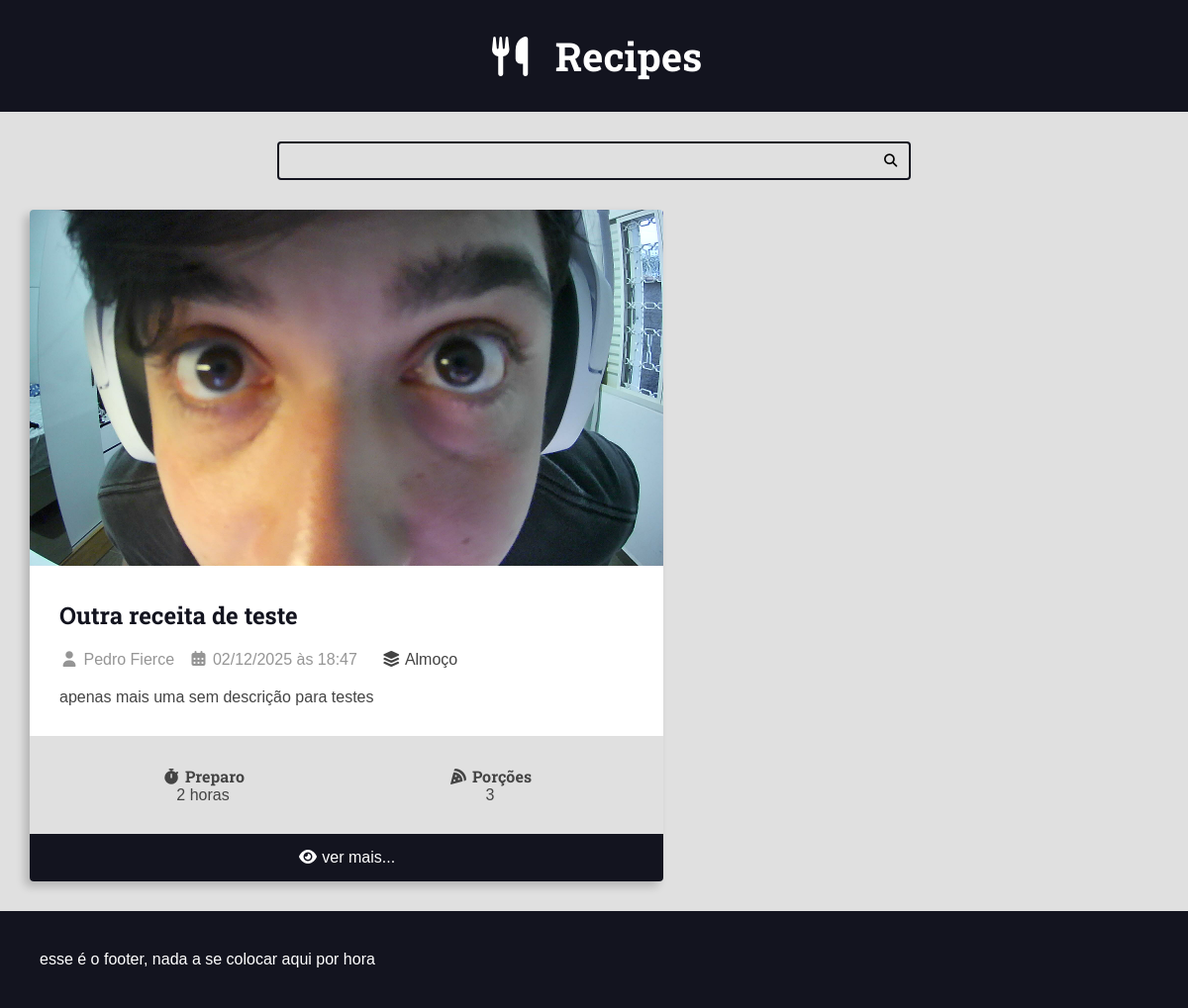
/recipes/category/2/, run on an earlier commit of the app's database.
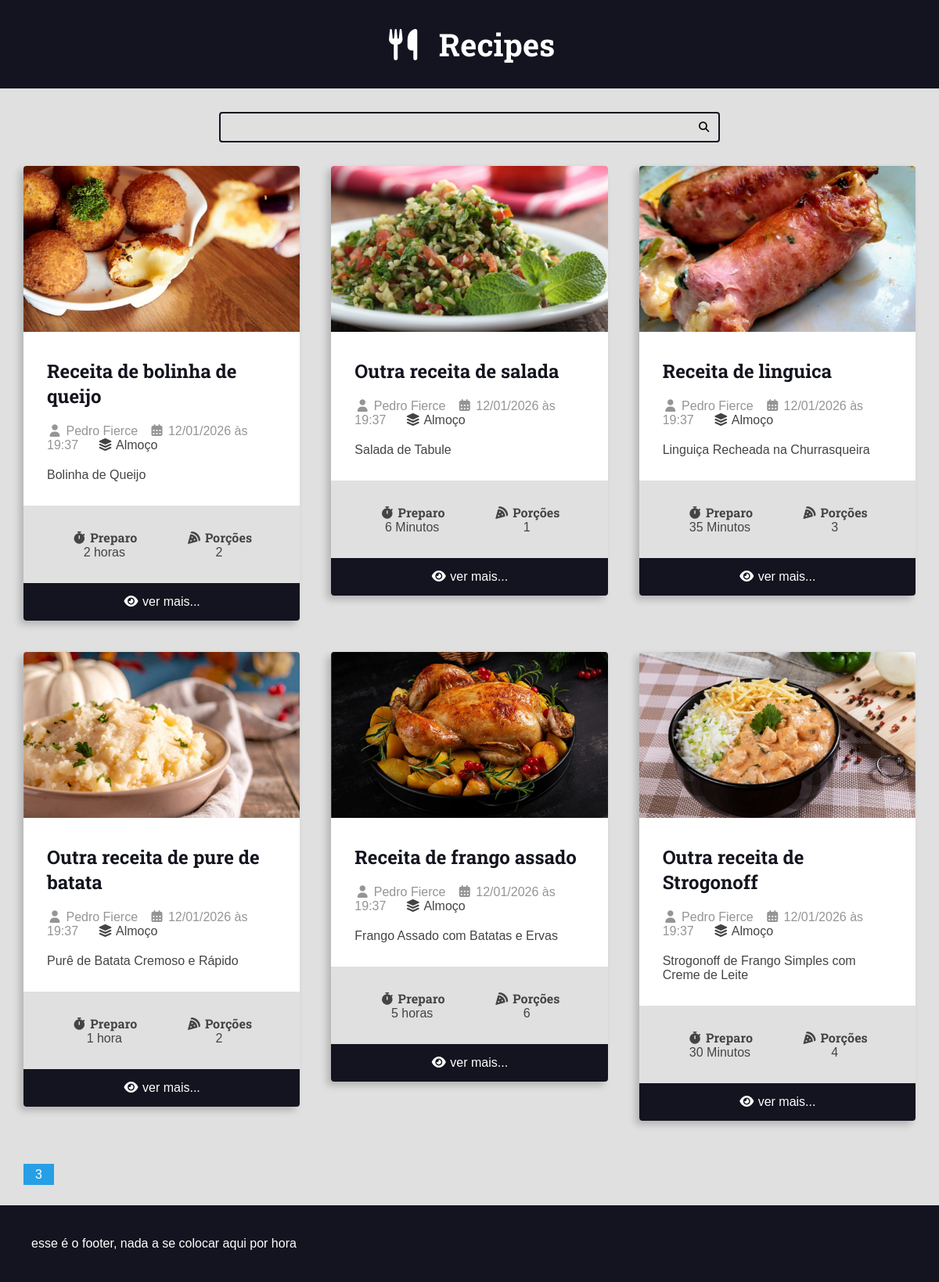
And on a later commit of the database.
### recipes/models.py (models this page shows, shortened)
class Recipe(models.Model):
    title = models.CharField(max_length=65)
    description = models.CharField(max_length=165)
    slug = models.SlugField(unique=True)
    preparation_time = models.IntegerField()
    preparation_time_unit = models.CharField(max_length=65)
    servings = models.IntegerField()
    servings_time_unit = models.CharField(max_length=65)
    preparation_steps = models.TextField()
    preparation_steps_is_html = models.BooleanField(default=False)
    created_at = models.DateTimeField(auto_now_add=True)
    update_at = models.DateTimeField(auto_now=True)
    is_published = models.BooleanField(default=False)
    cover = models.ImageField(upload_to='recipes/covers/%Y/%m/%d', blank=True, default='')
    category = models.ForeignKey(
        Category, on_delete=models.SET_NULL, null=True, blank=True, default=None)
    author = models.ForeignKey(
        User, on_delete=models.SET_NULL, null=True)

class Category(models.Model):
    name = models.CharField(max_length=65)

### recipes/views.py (the view)
# urls.py: path('recipes/category/<int:category_id>/', views.category, name="category"),
def category(request, category_id):
    recipes = get_list_or_404(
        Recipe.objects.filter(
            category__id=category_id,
            is_published= True
        ).order_by('-id')
    )
    page_obj, pagination_range = make_pagination(request, recipes, PER_PAGE)
    return render(request, 'recipes/pages/category.html', context={
        'recipes': page_obj,
        'pagination_range': pagination_range,
        'title': f'{recipes[0].category.name} - Category | '
    })

### utils/pagination.py (called while the page is built)
def make_pagination(request, queryset, per_page,qtd_de_paginas=4):
    try:
        current_page = int(request.GET.get('page', 1))
    except ValueError:
        current_page = 1
    paginator = Paginator(queryset, per_page)
    page_obj = paginator.get_page(current_page)
    pagination_range = make_pagination_range(
        paginator.page_range,
        qtd_de_paginas,
        current_page,
    )
    return page_obj, pagination_range

### recipes/templates/recipes/pages/category.html (shortened to what this page needs)
{% extends "global/base.html" %}
{% block content %}
<div class="main-content main-content-list container">
    {% for recipe in recipes %}
        {% include "recipes/partials/recipe.html" %}
    {% endfor %}
</div>
{% endblock content %}

### base_templates/global/base.html (shortened to what this page needs)
<!DOCTYPE html>
<html lang="en">
<head>
    {% include 'global/partials/head.html' %}
</head>
<body>
    {% include 'global/partials/header.html' %}
    {% include 'global/partials/search.html' %}
    <main class="main-content-container">
        {% block content %} {% endblock content %}
        {% include 'global/partials/pagination.html' %}
    </main>
    {% include 'global/partials/footer.html' %}
</body>
</html>

### base_templates/global/partials/head.html (shortened to what this page needs)
{% load static %}
    <link rel="stylesheet" href="https://cdnjs.cloudflare.com/ajax/libs/font-awesome/7.0.1/css/fontawesome.min.css"
 />
    <link rel="stylesheet" href="https://cdnjs.cloudflare.com/ajax/libs/font-awesome/7.0.1/css/brands.min.css"
 />
    <link rel="stylesheet" href="https://cdnjs.cloudflare.com/ajax/libs/font-awesome/7.0.1/css/solid.min.css"
 />
    <link rel="stylesheet" href="{% static 'recipes/css/global-style.css' %}">
    <link rel="stylesheet" href="{% static '/global/css/styles.css' %}">

### base_templates/global/partials/header.html
<header class="main-header-container">
    <div class="main-header container">
        <h1>
            <a class="main-logo" href="{% url "recipes:home" %}">
                <i class="fa-solid fa-utensils main-logo-icon"></i>
                <span class="main-logo-text"> Recipes</span>
            </a>
        </h1>
    </div>
</header>

### base_templates/global/partials/search.html
<div class="search-container">
    <div class="container">
        <form action="{% url 'recipes:search' %}" method="GET" class="search-form">
            <input type="search" class="search-input" name="q" value="{{search_term}}" required>
            <button type="submit" class="search-button"><i class="fas fa-search"></i> </button>
        </form>
    </div>
</div>

### recipes/templates/recipes/partials/recipe.html (shortened to what this page needs)
<div class="recipe recipe-list-item">
    {% if recipe.cover.url is not Null %}
        <div class="recipe-cover">
            <a href="{% url "recipes:recipe" recipe.id %}">
                <img src="{{recipe.cover.url}}" alt="Temporario">
            </a>
        </div>
    {% endif %}
    <div class="recipe-title-container">
        <h2 class="recipe-title">
            <a href="{% url "recipes:recipe" recipe.id %}">
                {{recipe.title}}
            <a/>
        </h2>
    </div>
    <div class="recipe-author">
    {% if recipe.author is not None %}
        <span class="recipe-author-item">
            <i class="fas fa-user"></i>
            {% if recipe.author.first_name %}
                {{recipe.author.first_name}} {{recipe.author.last_name}}
            {% else %}
                {{recipe.author.username}}
            {% endif %}
        </span>
    {% endif %}
        <span class="recipe-author-item">
            <i class="fas fa-calendar-alt"></i>
            {{ recipe.created_at|date:"d/m/Y" }} às {{ recipe.created_at|date:"H:i" }}
        </span>
        {% if recipe.category is not None %}
            <span class="recipe-author-item">
                <a href="{% url "recipes:category" recipe.category.id %}">
                    <i class="fas fa-layer-group"></i>
                    {{recipe.category.name}}
                </a>
            </span>
        {% endif %}
    </div>
    <div class="recipe-content">
        {{recipe.description}}
    </div>
    <div class="recipe-meta-container">
        <div class="recipe-meta recipe-preparation">
            <h3 class="recipe-meta-title"><i class="fas fa-stopwatch"></i> Preparo</h3>
            <div class="recipe-meta-text">
                {{recipe.preparation_time}} {{recipe.preparation_time_unit}}
            </div>
        </div>
        <div class="recipe-meta recipe-servings">
            <h3 class="recipe-meta-title"><i class="fas fa-pizza-slice"></i> Porções</h3>
            <div class="recipe-meta-text">
                {{recipe.servings}} {{recipe.servings_unit}}
            </div>
        </div>
    </div>
    {% if is_detail_page is not True %}
        <footer class="recipe-footer">
        <a class="recipe-read-more button button-dark button-full-width" href="{% url "recipes:recipe" recipe.id%}">
                <i class="fas fa-eye"></i>
                <span>ver mais...</span>
            </a>
        </footer>
    {% endif %}
</div>

### base_templates/global/partials/pagination.html (shortened to what this page needs)
{% if recipes.has_other_pages %}
    <div class="container pagination">
        <div class="pagination-content">
            {% for page in pagination_range.pagination %}
                {% if pagination_range.current_page == page %}
                    <a class="page-link page-item page-current" href="?page={{page}}{{additional_url_query}}">{{page}}</a>
                {% else %}
                    <a class="page-link page-item" href="?page={{page}}{{additional_url_query}}">{{page}}</a>
                {% endif %}
            {% endfor %}
        </div>
    </div>
{% endif %}

### base_templates/global/partials/footer.html
<footer class="main-footer">
    <div class="developer">
        esse é o footer, nada a se colocar aqui por hora
    </div>
</footer>

### base_static/global/css/styles.css (style rules this page uses)
:root { --color-primary: #269fe6; --color-primary-hover: #2086c2; --color-primary-dark: #13141f; --color-primary-dark-hover: #212336; --color-primary-light: #d4ecfa; --color-primary-light-hover: #bdd8e7; --color-white: #fff; --color-black: #000; --color-dark-text: #444; --color-info-light: #cce5ff; --color-debug-light: #cce5ff; --color-success-light: #d4edda; --color-alert-light: #fff3cd; --color-warning-light: #fff3cd; --color-error-light: #f8d7da; --color-info-dark: #4d86c4; --color-debug-dark: #4d86c4; --color-success-dark: #4a9c5d; --color-alert-dark: #927f40; --color-warning-dark: #927f40; --color-error-dark: #da525d; --color-gray-0: #f9f9f9; --color-gray-1: #e0e0e0; --color-gray-2: #c7c7c7; --color-gray-3: #aeaeae; --color-gray-4: #959595; --color-gray-5: #7d7d7d; --color-gray-6: #646464; --color-gray-7: #4b4b4b; --color-gray-8: #323232; --color-gray-9: #191919; --font-primary: sans-serif; --font-headings: 'Roboto Slab', serif; --spacing-gutter-medium: 3rem; --spacing-gutter-large: 4rem; }
* { padding: 0; margin: 0; box-sizing: border-box; }
html { font-size: 62.5% }
body { font-size: 1.6rem; font-family: var(--font-primary); background-color: var(--color-gray-1); color: var(--color-dark-text) }
.container { max-width: 144rem; margin: 0 auto; padding: var(--spacing-gutter-medium); }
h1, h2, h3, h4, h5, h6 { font-family: var(--font-headings); }
.main-header-container { background-color: var(--color-primary-dark); }
.main-logo { font-size: 4rem; color: var(--color-white); text-decoration: none; display: flex; flex-wrap: row nowrap; align-items: center; justify-content: center; width: fit-content; margin: 0 auto; }
.main-logo-icon { margin-right: 2rem; }
.search-form { border: .2rem solid var(--color-primary-dark); max-width: 64rem; margin: 0 auto; border-radius: .4rem; position: relative; transition: all 300ms ease-in-out; }
.search-input, .search-button { border: none; background: none; outline: none; padding: 1rem; transition: all 300ms ease-in-out; }
.search-input { width: 100%; padding-right: 3rem; }
.search-button { position: absolute; top: 0; right: 0; }
.main-content { padding-top: 0; }
.main-content-list { display: grid; grid-template-columns: repeat(auto-fit, minmax(340px, 1fr)); gap: var(--spacing-gutter-large) }
.recipe { background: var(--color-white); box-shadow: -5px 5px 10px rgba(0, 0, 0, .2); transform: scale(1); transition: all 300ms ease-in-out; border-radius: 0.4rem; overflow: hidden; }
.recipe img { max-width: 100%; }
.recipe-list-item { max-width: 64rem; height: fit-content; }
.recipe-title-container { padding: var(--spacing-gutter-medium); padding-bottom: 2rem; }
.recipe-title-container a { text-decoration: none; color: var(--color-primary-dark) }
.recipe-author { padding: 0 var(--spacing-gutter-medium); }
.recipe-author-item { color: var(--color-gray-4); margin-right: 1rem; }
.recipe-content { padding: var(--spacing-gutter-medium); padding-top: 2rem; }
.recipe-author a { color: var(--font-primary); transition: all 300ms ease-in-out; text-decoration: none; }
.recipe-meta-container { display: flex; flex-flow: row wrap; padding: var(--spacing-gutter-medium); background: var(--color-gray-1); }
.recipe-meta { display: flex; flex-flow: column nowrap; flex-shrink: 1; flex-grow: 1; text-align: center; }
.recipe-meta-title { font-size: 1.6rem; }
.recipe-footer a { background-color: var(--color-primary-dark); display: block; color: var(--color-white); text-decoration: none; text-align: center; padding: 1.5rem var(--spacing-gutter-medium); transition: all 300ms ease-in-out; }
.main-footer { display: flex; align-items: center; justify-content: space-between; background-color: var(--color-primary-dark); color: var(--color-white); padding: var(--spacing-gutter-large); }
.pagination .page-item { text-decoration: none; background: var(--color-gray-3); padding: 0.5rem 1.5rem; }
.pagination .page-link { text-decoration: none; background: var(--color-primary); color: var(--color-white); }

What changed in the data, as far as the page shows it:
no longer on this page (row edited): Recipe: cover (picture), title "Outra receita de teste", author.first_name "Pedro", author.last_name "Fierce", created_at "02/12/2025", created_at "18:47", category.name "Almoço", description "apenas mais uma sem descrição para testes", preparation_time "2", preparation_time_unit "horas", servings "3"
added Recipe: cover (picture), title "Receita de bolinha de queijo", author.first_name "Pedro", author.last_name "Fierce", created_at "12/01/2026", created_at "19:37", category.name "Almoço", description "Bolinha de Queijo", preparation_time "2", preparation_time_unit "horas", servings "2"
added Recipe: cover (picture), title "Outra receita de salada", author.first_name "Pedro", author.last_name "Fierce", created_at "12/01/2026", created_at "19:37", category.name "Almoço", description "Salada de Tabule", preparation_time "6", preparation_time_unit "Minutos", servings "1"
added Recipe: cover (picture), title "Receita de linguica", author.first_name "Pedro", author.last_name "Fierce", created_at "12/01/2026", created_at "19:37", category.name "Almoço", description "Linguiça Recheada na Churrasqueira", preparation_time "35", preparation_time_unit "Minutos", servings "3"
added Recipe: cover (picture), title "Outra receita de pure de batata", author.first_name "Pedro", author.last_name "Fierce", created_at "12/01/2026", created_at "19:37", category.name "Almoço", description "Purê de Batata Cremoso e Rápido", preparation_time "1", preparation_time_unit "hora", servings "2"
added Recipe: cover (picture), title "Receita de frango assado", author.first_name "Pedro", author.last_name "Fierce", created_at "12/01/2026", created_at "19:37", category.name "Almoço", description "Frango Assado com Batatas e Ervas", preparation_time "5", preparation_time_unit "horas", servings "6"
added Recipe: cover (picture), title "Outra receita de Strogonoff", author.first_name "Pedro", author.last_name "Fierce", created_at "12/01/2026", created_at "19:37", category.name "Almoço", description "Strogonoff de Frango Simples com Creme de Leite", preparation_time "30", preparation_time_unit "Minutos", servings "4"
Also different on the page:
new list line: "3"
